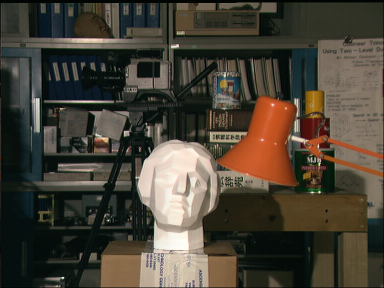
#> input picture poject2_Shivam_Agarwal/tsucuba_left.png, 384 x 288 px
$ python task2.py
#> lines starting #> are read from the running program, lines starting #| are printed output that depends on the picture; after the words box and inside, x2 and y2 are one past the last pixel; in counts of white or black regions, pixels touching at a corner belong together
UBIT = 'shivamag'
import cv2
import numpy as np
np.random.seed(sum([ord(c) for c in UBIT]))


def printLine(img,lines,pts1,pts2):
    row, col = img.shape
    img = cv2.cvtColor(img, cv2.COLOR_GRAY2BGR)
    count1 = 20
    count2 = 255
    count3 = 100
    for r, pt1, pt2 in zip(lines, pts1, pts2):
        color = tuple([count1, count2, count3])
        xInit, yInit = map(int, [0, -r[2] / r[1]])
        xNew, yNew = map(int, [col, -(r[2] + r[0] * col) / r[1]])
        img = cv2.line(img, (xInit, yInit), (xNew, yNew), color, 1)
        img = cv2.circle(img, tuple(pt1), 5, color, -1)
        count2 = count2 - 10
        count1 = count1 + 25
        count3 = count3 + 17
    return img


# reading images
imageLeft = cv2.imread(r'tsucuba_left.png')
#> imageLeft is the input picture: shape (288, 384, 3); mean B, G, R 54.7, 66.6, 73.2
imageRight = cv2.imread(r'tsucuba_right.png')
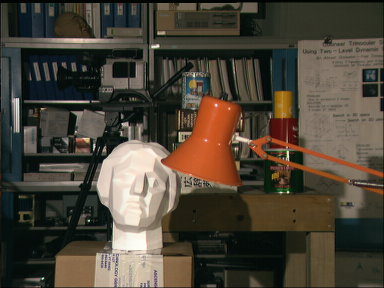
#> input picture poject2_Shivam_Agarwal/tsucuba_right.png, 384 x 288 px
#> imageRight is the input picture: shape (288, 384, 3); mean B, G, R 55.6, 68.2, 75.9

sift = cv2.xfeatures2d.SIFT_create()
# detect key points in images
keyPointL, descriptorL = sift.detectAndCompute(imageLeft, None)
#> keyPointL = 717 keypoints; strongest (x, y, size): (174, 178, 47.3), (126, 133, 3.8), (177, 46, 2.7), (36, 102, 5.7)
keyPointR, descriptorR = sift.detectAndCompute(imageRight, None)
#> keyPointR = 708 keypoints; strongest (x, y, size): (94, 146, 1.9), (133, 178, 47.6), (157, 46, 2.7), (288, 153, 1.9)

# draw key points on the images
keyPointLeft = cv2.drawKeypoints(imageLeft, keyPointL, None, flags=cv2.DRAW_MATCHES_FLAGS_DRAW_RICH_KEYPOINTS)
keyPointRight = cv2.drawKeypoints(imageRight, keyPointR, None, flags=cv2.DRAW_MATCHES_FLAGS_DRAW_RICH_KEYPOINTS)
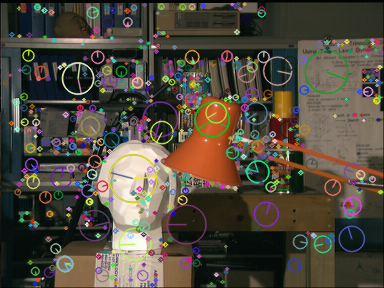
#> keyPointRight: shape (288, 384, 3); mean B, G, R 62.3, 74.3, 81.1

# write back images
cv2.imwrite('task2_sift1.jpg', keyPointLeft)
cv2.imwrite('task2_sift2.jpg', keyPointRight)

# finding matches
matcherObject = cv2.BFMatcher()
matches = matcherObject.knnMatch(descriptorL, descriptorR, k=2)
#> matches = 717 matches

# finding matches with in distance 0.75
finalMatches = []
pointsL = []
pointsR = []
for a, b in matches:
    if a.distance < 0.75*b.distance:
        finalMatches.append([a])
        pointsL.append(keyPointL[a.queryIdx].pt)
        pointsR.append(keyPointR[a.trainIdx].pt)
#> after the loop, finalMatches = 279 matches; pointsL = 279 pairs, first value 30.22 to 377.5, second value 3.55 to 284.5; pointsR = 279 pairs, first value 9.74 to 375.6, second value 3.54 to 284.5

# draw matches on image
tsucubaKnn = cv2.drawMatchesKnn(imageLeft,keyPointL,imageRight,keyPointR,finalMatches,outImg=None, matchColor=None, singlePointColor=None, matchesMask=None,flags=2)
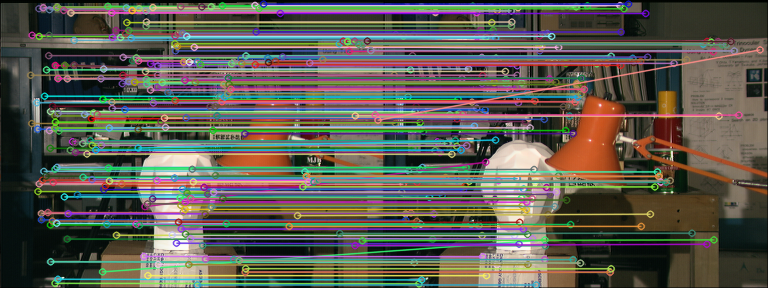
#> tsucubaKnn: shape (288, 768, 3); mean B, G, R 81.6, 91, 93

cv2.imwrite('task2_matches_knn.jpg', tsucubaKnn)

pointsL = np.int32(pointsL)
#> pointsL = 279 pairs, first value 30 to 377, second value 3 to 284
pointsR = np.int32(pointsR)
#> pointsR = 279 pairs, first value 9 to 375, second value 3 to 284

# calculating fundamental matrix
fundamental, mask = cv2.findFundamentalMat(pointsL, pointsR, cv2.RANSAC)
#> fundamental = [[6.75e-07, 4.3e-05, 0.0179], [-3.04e-05, 1.94e-05, 0.422], [-0.02, -0.429, 1]]; mask = 279 values, max 1 at index 0, min 0 at index 35, mean 0.961

print(fundamental)
#| [[ 6.75359948e-07  4.29651925e-05  1.78516659e-02]
#|  [-3.04156715e-05  1.94087152e-05  4.22146563e-01]
#|  [-2.00189203e-02 -4.28512986e-01  1.00000000e+00]]

# end of part 2 of 2

# selecting inlier points
pointsL = pointsL[mask.ravel() == 1]
#> pointsL = 268 pairs, first value 30 to 374, second value 3 to 284
pointsR = pointsR[mask.ravel() == 1]
#> pointsR = 268 pairs, first value 9 to 354, second value 3 to 284

# selecting 10 inlier match pairs
indexes = np.random.randint(0, len(pointsL),10).tolist()
#> indexes = [126, 80, 142, 257, 191, 128, 91, 247, 42, 249]
inlierL = []
inlierR = []
for i in indexes:
    inlierL.append(pointsL[i])
    inlierR.append(pointsR[i])
#> this loop made 10 passes
#> i on passes 1 to 10: 126, 80, 142, 257, 191, 128, 91, 247, 42, 249
#> after the loop, inlierL = [[152, 198], [104, 185], [174, 177], [354, 245], [207, 193], [152, 102], [115, 234], [313, 181], [57, 278], [322, 59]]; inlierR = [[110, 198], [80, 185], [132, 178], [322, 243], [165, 193], [133, 102], [97, 235], [281, 181], [37, 279], [302, 59]]

inlierL = np.int32(inlierL)
inlierR = np.int32(inlierR)

grayL= cv2.cvtColor(imageLeft, cv2.COLOR_BGR2GRAY)
grayR= cv2.cvtColor(imageRight, cv2.COLOR_BGR2GRAY)
# epilines for left image points, drawing on right image
linesR = cv2.computeCorrespondEpilines(inlierL.reshape(-1, 1, 2), 1, fundamental)
#> linesR = [[0.0627, 0.998, -205.8], [0.0611, 0.998, -189.8], [0.0607, 0.998, -186], [0.0686, 0.998, -266.3], [0.0625, 0.998, -204.2], [0.0532, 0.999, -108.9], [0.066, 0.998, -239.5], [0.062, 0.998, -198.7], [0.0699, 0.998, -279.4], [0.0498, 0.999, -74.22]]
linesR = linesR.reshape(-1, 3)
img1 = printLine(grayR, linesR, inlierR, inlierL)
#> the loop in printLine, `for r, pt1, pt2 in zip(lines, pts1, pts2):` made 10 passes
#> (r, pt1, pt2, color, yInit, yNew, count2, count1) on passes 1 to 8: ([0.0627, 0.998, -205.8], [110, 198], [152, 198], (20, 255, 100), 206, 182, 245, 45), ([0.0611, 0.998, -189.8], [80, 185], [104, 185], (45, 245, 117), 190, 166, 235, 70), ([0.0607, 0.998, -186], [132, 178], [174, 177], (70, 235, 134), 186, 163, 225, 95), ([0.0686, 0.998, -266.3], [322, 243], [354, 245], (95, 225, 151), 266, 240, 215, 120), ([0.0625, 0.998, -204.2], [165, 193], [207, 193], (120, 215, 168), 204, 180, 205, 145), ([0.0532, 0.999, -108.9], [133, 102], [152, 102], (145, 205, 185), 109, 88, 195, 170), ([0.066, 0.998, -239.5], [97, 235], [115, 234], (170, 195, 202), 240, 214, 185, 195), ([0.062, 0.998, -198.7], [281, 181], [313, 181], (195, 185, 219), 199, 175, 175, 220)
#> after the loop in printLine, `for r, pt1, pt2 in zip(lines, pts1, pts2):`:
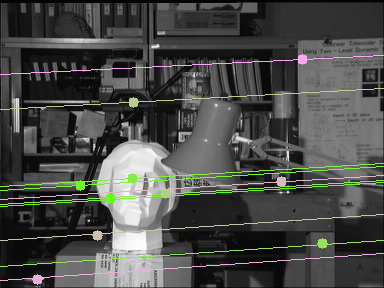
#> img: shape (288, 384, 3); mean B, G, R 71.3, 74.4, 73.1
#> after the loop in printLine, `for r, pt1, pt2 in zip(lines, pts1, pts2):`: count1 = 270; count2 = 155; count3 = 270


# epilines for left image points, drawing on right image
linesL = cv2.computeCorrespondEpilines(inlierR.reshape(-1, 1, 2), 2, fundamental)
#> linesL = [[-0.0617, -0.998, 205.7], [-0.0606, -0.998, 190.7], [-0.0603, -0.998, 186.8], [-0.0662, -0.998, 266.1], [-0.0616, -0.998, 204.1], [-0.0546, -0.999, 110.2], [-0.0644, -0.998, 242.3], [-0.0612, -0.998, 199.2], [-0.0674, -0.998, 282.7], [-0.0521, -0.999, 75.42]]
linesL = linesL.reshape(-1, 3)
img3 = printLine(grayL, linesL, inlierL, inlierR)
#> the loop in printLine (call 2), `for r, pt1, pt2 in zip(lines, pts1, pts2):` made 10 passes
#> (r, pt1, pt2, color, yInit, yNew, count2, count1) on passes 1 to 8: ([-0.0617, -0.998, 205.7], [152, 198], [110, 198], (20, 255, 100), 206, 182, 245, 45), ([-0.0606, -0.998, 190.7], [104, 185], [80, 185], (45, 245, 117), 191, 167, 235, 70), ([-0.0603, -0.998, 186.8], [174, 177], [132, 178], (70, 235, 134), 187, 163, 225, 95), ([-0.0662, -0.998, 266.1], [354, 245], [322, 243], (95, 225, 151), 266, 241, 215, 120), ([-0.0616, -0.998, 204.1], [207, 193], [165, 193], (120, 215, 168), 204, 180, 205, 145), ([-0.0546, -0.999, 110.2], [152, 102], [133, 102], (145, 205, 185), 110, 89, 195, 170), ([-0.0644, -0.998, 242.3], [115, 234], [97, 235], (170, 195, 202), 242, 218, 185, 195), ([-0.0612, -0.998, 199.2], [313, 181], [281, 181], (195, 185, 219), 199, 176, 175, 220)
#> pass 1, in printLine (call 2), `img = cv2.line(img, (xInit, yInit), (xNew, yNew), color, 1)`:
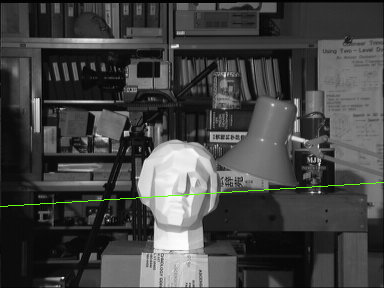
#> img: shape (288, 384, 3); mean B, G, R 67.1, 67.9, 67.3
#> after the loop in printLine (call 2), `for r, pt1, pt2 in zip(lines, pts1, pts2):`:
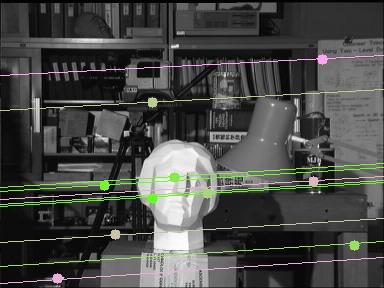
#> img: shape (288, 384, 3); mean B, G, R 69.5, 72.6, 71.3
#> after the loop in printLine (call 2), `for r, pt1, pt2 in zip(lines, pts1, pts2):`: count1 = 270; count2 = 155; count3 = 270

cv2.imwrite('task2_epi_right.jpg', img1)
cv2.imwrite('task2_epi_left.jpg', img3)

# start of disparity
stereo = cv2.StereoBM_create(numDisparities=48, blockSize=31)
imageDisparity = stereo.compute(grayL, grayR)
cv2.imwrite('task2_disparity.jpg', imageDisparity)
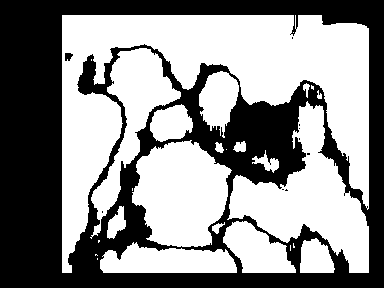
#> saved as task2_disparity.jpg: shape (288, 384); 55.5% white; 10 black regions (8 under 20 px), largest, box (x1, y1, x2, y2) and area: (0, 0, 384, 288) 49194, (65, 53, 73, 61) 49
